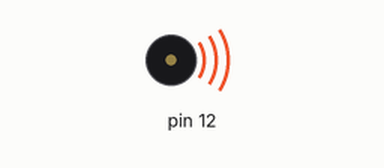
Recording of a sketch running on a simulated Arduino Uno, built with avr-gcc and run on an emulated ATmega328P. Parts: buzzer (waves = sounding).

Above: at 0.2 s.
Timing chart, 0 to 3.0 s (numbered marks = the images above):
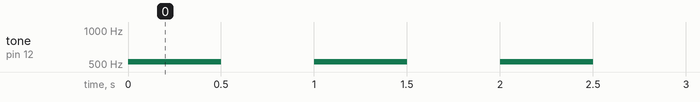

The sketch:

figure_1.5_tone_play.ino
```cpp
 //variables are declared here:


void setup() {
  // setup code is placed here, and run once:

}

void loop() {
  // main code is placed here, and run repeatedly:

tone(12, 523);
delay(500);
noTone(12);
delay(500);

/*c: 523Hz
 *d: 587Hz
 *e: 659Hz
 *f: 698Hz
 *g: 784Hz
 *a: 880Hz
 *b: 988Hz
  */

}
```

Measured:
- by itself, tone on pin 12: alternates 523 Hz for 0.50 s and silent for 0.50 s
